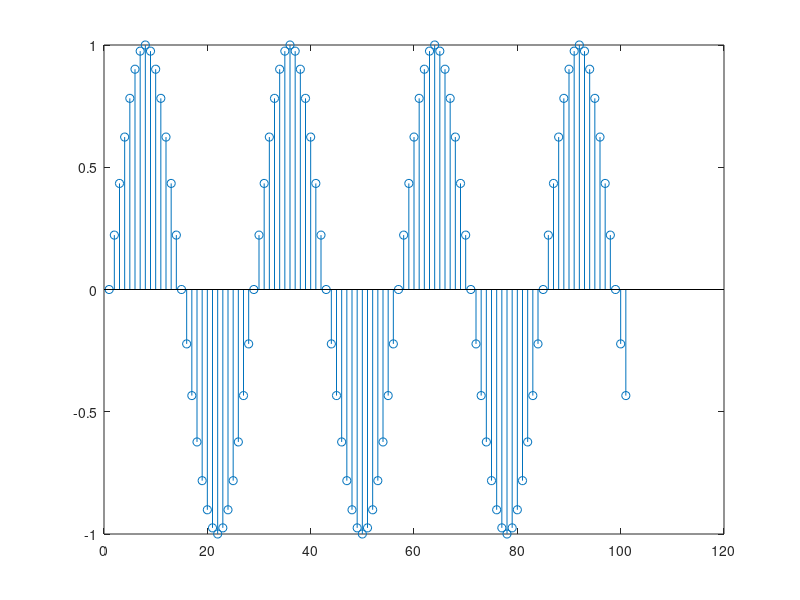

This figure's MATLAB source:
clc
clear all
close all

% fft example
n = [0:100];
% x = ( 3*sin( (((2*pi).*n)/7) + (pi/4) ) );
x = sin((pi.*n)/14);
stem(x);        %  This is to plot the signal and check if it is periodic
% N = length(x);
% c = fft(x)/N;
% subplot(1, 2, 1)
% stem(0:9, abs(c) );
% subplot(1, 2, 2)
% stem(0:9, angle(c) );

